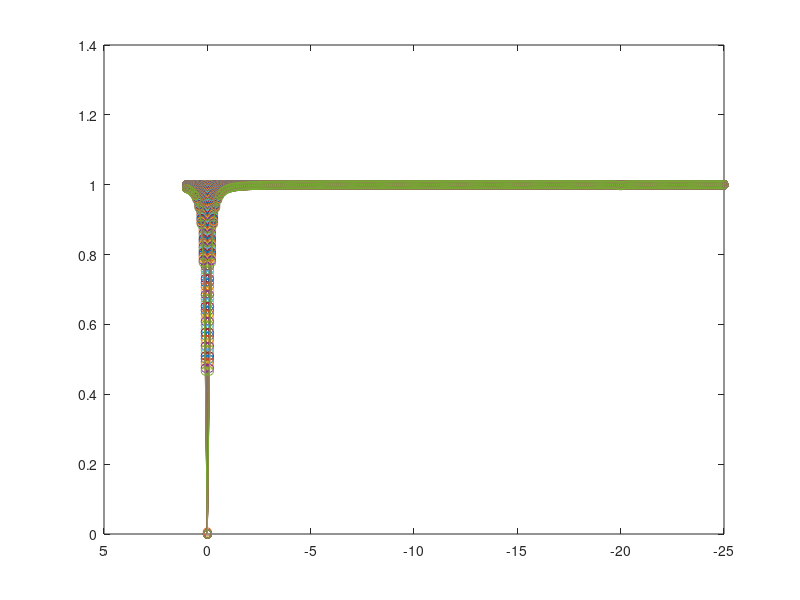
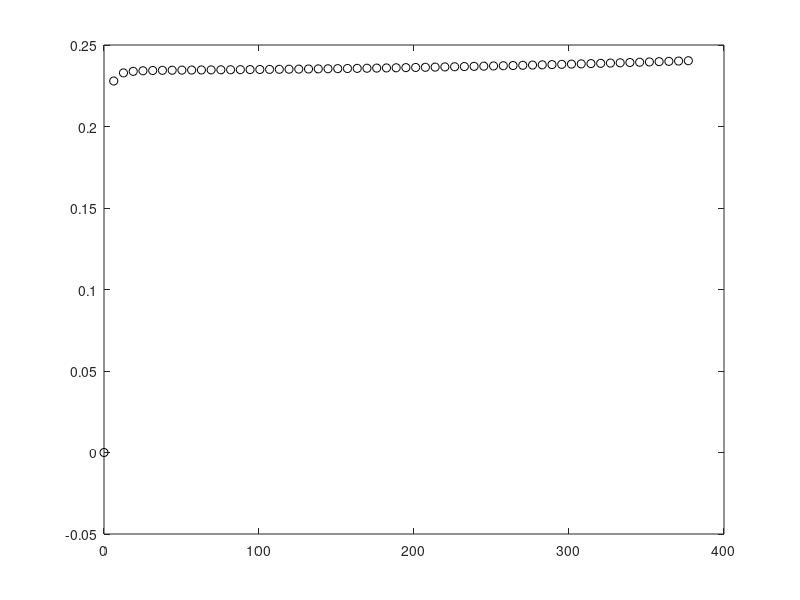

MATLAB code for these plots, in order: (Note: this script raises an error after producing the figures.)
% W---RelayOH---LB----L
% initial magnetization: M10,M20,M30,M40
clc;
clear all;
close all;


R11=1/2.8;   % R11: R1 for I; R12: R1 for S
R21=1/1.8;R22=2.5*5e5; R23=R22;  R24=1/0.6;% R21: R2 for I; R22: R2 for S
wa=0;  w2=1.2; w3=-20; w4=-20;

plist = 0.1;
pp = 0;
kon = 1e5;
na=9;

% koff = 500;
pR = 0.001;  % receptor population:[R] M
wplist = 0:1:60; 

nindex = 0;
for p = plist
    pp = pp+1;
        
for kd = logspace(-4,2,50)
%     [1e-1,2e-1,3e-1,4e-1,5e-1,6e-1,7e-1,8e-1,9e-1,1,2,3,4,5,6,7,8,9,10]  
nindex = nindex+1;
%     
% LT = p;   % total ligands
% LB = (LT+pR+kd)/2-sqrt((LT+pR+kd)^2-4*LT*pR)/2; % bound ligands
% L = LT-LB; % free ligands;

L = p; % free ligands;
LB = (L/(L+kd))*pR;
LT = L+LB;   % total ligands

kbind = kon*(pR-LB); % kon*[R]
koff = kd*kon;   

M40 = na*L; M30 = na*LB; M20 = M30; M10=106; 
k21 = 1000;
k12 = k21*M20/M10;

% u23 = 4000000; u32 = u23*M20/M30;
% n23 = -4000000; n32 = n23*M20/M30;
% R12=-1*n23;R13=-1*n23;R14=1/2;

u23 = 2*5e5; u32 = u23*M20/M30;
n23 = -1*5e5; n32 = n23*M20/M30;
R12=-1*n23;R13=-1*n23;R14=1/1.8;

ww = 0;
for wp=wplist
    ww = ww+1;

for t=50; %mxing time
dwa=-25:0.1:1;
nn=length(dwa);
for j=1:nn
    dw1=(wa-dwa(j))*750*2*pi;
    dw2=(wa-dwa(j)+w2)*750*2*pi;  
    dw3=(wa-dwa(j)+w3)*750*2*pi;  
    dw4=(wa-dwa(j)+w4)*750*2*pi;

M0=[0.5 0 0 M10 0 0 M20 0 0 M30 0 0 M40];
% M0=[0.4 0 0 M40 0 0 M30 0 0 M20 0 0 M10]; 
% pulse period
%    wp=2*pi*2;
   wx=0;wy=wp*2*pi;
P =[0                       0       0       0       0       0       0       0        0         0        0        0         0;...
    0                       R21+k12 dw1     -wy     -k21    0       0       0        0         0        0        0         0;...
    0                       -dw1    R21+k12 wx      0       -k21    0       0        0         0        0        0         0;...
    -2*M10*R11              wy      -wx     R11+k12 0       0       -k21    0        0         0        0        0         0;...
    0                       -k12    0       0       R22+k21 dw2     -wy     u32      0         0        0        0         0;...
    0                       0       -k12    0       -dw2    R22+k21 wx      0        u32       0        0        0         0;...
    -2*M20*R12-2*n32*M30    0       0       -k12    wy      -wx     R12+k21 0        0         n32      0        0         0;...
    0                       0       0       0       u23     0       0       R23+koff dw3      -wy      -kbind     0         0;...
    0                       0       0       0       0       u23     0       -dw3     R23+koff  wx       0        -kbind     0;...
    -2*M30*R13-2*n23*M20    0       0       0       0       0       n23     wy       -wx       R13+koff 0        0         -kbind;...
    0                       0       0       0       0       0       0       -koff     0         0        R24+kbind  dw4       -wy;... 
    0                       0       0       0       0       0       0       0        -koff      0        -dw4     R24+kbind   wx;...
    -2*M40*R14              0       0       0       0       0       0       0        0         -koff      wy      -wx       R14+kbind;...
    ];

temp1=expm(-P*t)*M0';    
M1(j)=temp1(4)/M10;
end

figure(1);plot(dwa,M1,'o-'); hold on;
signal(ww) =1- M1(dwa == w3);
set(gca,'XDir','reverse')

end
end

figure(2); plot(wplist*2*pi,signal*100,'ko'); hold on
X = wplist*2*pi;
Y(:) = signal*100;
g = fittype(@(a, b, x) a*b*na*x.^2./(1+a*x.^2),'independent',{'x'}, 'dependent','y');

zfit = fit(X', Y',g, 'StartPoint', [20, 5]);
% zfit.a = 1/R13/R23;
% ci = confint(zfit,0.68)

Xplot =0:0.05:500;zplot = zfit(Xplot);
plot(Xplot, zplot,'r-')

xlabel('B_1 (\muT)');
xlabel('w_1 (rad/s)');
ylabel('glycoNOE intensity (%)')
set(gca,'ylim',[0,30],'fontsize',20)

set(gca,'fontsize',34)
set(gcf, 'Position',  [100, 100, 605, 505])
set(gcf,'PaperOrientation','landscape');

% e_sim(nindex) = (zfit.b/100*110) / LB
% e_cal(nindex) = (1/((R11/k21) + (k12/k21) - (R11/n32) + (R11/koff)))

e_sim(nindex) = na*(zfit.b)
e_cal(nindex) = (1/((R11/k21) + (k12/k21) - (R11/n32) + (R11/koff))) * (kbind/koff) * (na*L/106) *100

% e_sim(nindex) = (zfit.b/100*110) / L
% e_cal(nindex) = (1/((R11/k21) + (k12/k21) - (R11/n32) + (R11/koff))) * (kbind/koff)


end
end

%%
%%
% figure(3);
% kd = logspace(-4,-1,50);
% % [1e-1,2e-1,3e-1,4e-1,5e-1,6e-1,7e-1,8e-1,9e-1,1,2,3,4,5,6,7,8,9,10];
% plot(kd,e_sim,'ko');
% hold on;
% plot(kd,e_cal,'r-');

%%
figure(4);
plot(e_sim,e_cal,'ko','markersize',12,'linewidth',2);
% title('Enhancement factor')
xlabel({'Numerical simulation';'rNOE (\alpha=1) (%)'});
ylabel({'Analytical calculation';'rNOE (\alpha=1) (%)'});
set(gca,'fontsize',20,'xlim',[0,15],'ylim',[0,15]);
hold on; 
plot([0:80],[0:80],'k--','linestyle','-','linewidth',2)
set(gca,'fontsize',34)
h=gcf;
set(gcf, 'Position',  [100, 100, 605, 505])
set(h,'PaperOrientation','landscape');

%%
path='/Volumes/CX/JHU/Beads/matlab_integrate_V2/simulation_close_exp';
filename = 'e_sim_large_R22.mat';
file = fullfile(path, filename);
save(file, 'e_sim');

filename = 'e_cal_large_R22.mat';
file = fullfile(path, filename);
save(file, 'e_cal');